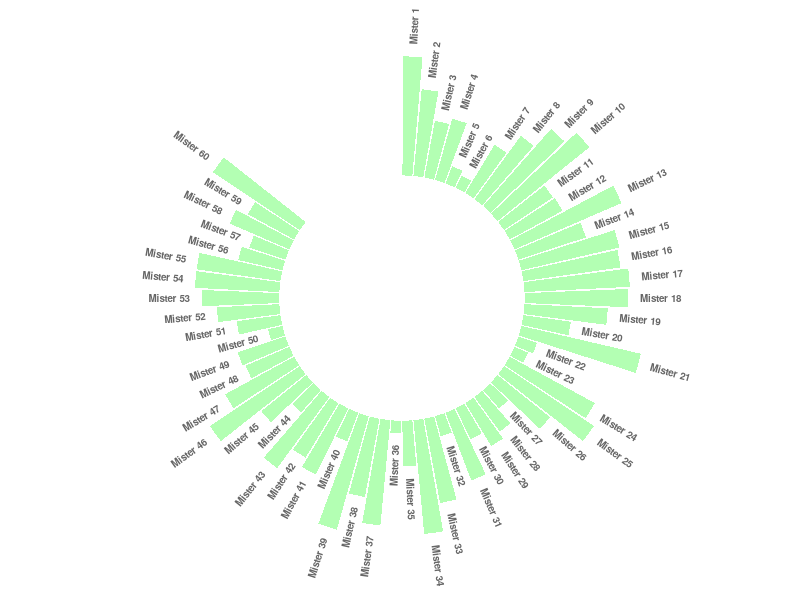

Write R code to recreate this figure.
## ---- chunk 1
install.packages("tidyverse")
install.packages("tidyverse")
library(ggplot2)
# library
library(tidyverse)

# Create dataset
data=data.frame(
  individual=paste( "Mister ", seq(1,60), sep=""),
  value=sample( seq(10,100), 60, replace=T)
)

# Set a number of 'empty bar'
empty_bar=10

# Add lines to the initial dataset
to_add = matrix(NA, empty_bar, ncol(data))
colnames(to_add) = colnames(data)
data=rbind(data, to_add)
data$id=seq(1, nrow(data))

# Get the name and the y position of each label
label_data=data
number_of_bar=nrow(label_data)
angle= 90 - 360 * (label_data$id-0.5) /number_of_bar     # I substract 0.5 because the letter must have the angle of the center of the bars. Not extreme right(1) or extreme left (0)
label_data$hjust<-ifelse( angle < -90, 1, 0)
label_data$angle<-ifelse(angle < -90, angle+180, angle)

# Make the plot
p = ggplot(data, aes(x=as.factor(id), y=value)) +       # Note that id is a factor. If x is numeric, there is some space between the first bar
  geom_bar(stat="identity", fill=alpha("green", 0.3)) +
  ylim(-100,120) +
  theme_minimal() +
  theme(
    axis.text = element_blank(),
    axis.title = element_blank(),
    panel.grid = element_blank(),
    plot.margin = unit(rep(-1,4), "cm") 
  ) +
  coord_polar(start = 0) + 
  geom_text(data=label_data, aes(x=id, y=value+10, label=individual, hjust=hjust), color="black", fontface="bold",alpha=0.6, size=2.5, angle= label_data$angle, inherit.aes = FALSE ) 

p
